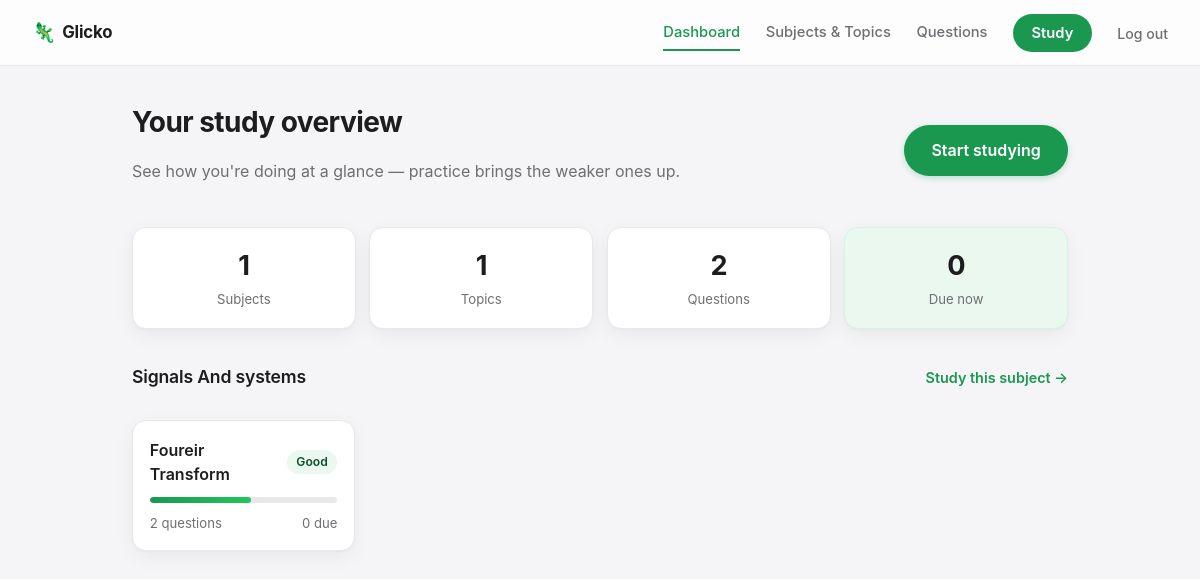
The page / (signed in) on the database its author committed.
### tables this page shows
CREATE TABLE subjects (
    id INTEGER PRIMARY KEY AUTOINCREMENT,
    user_id INTEGER REFERENCES users(id) ON DELETE CASCADE,
    name TEXT NOT NULL,
    UNIQUE(user_id, name)
);

CREATE TABLE topics (
    id INTEGER PRIMARY KEY AUTOINCREMENT,
    subject_id INTEGER NOT NULL REFERENCES subjects(id) ON DELETE CASCADE,
    name TEXT NOT NULL,
    rating REAL NOT NULL DEFAULT 1500,
    rd REAL NOT NULL DEFAULT 350,
    last_update TEXT,
    pending_results TEXT NOT NULL DEFAULT '[]',
    UNIQUE(subject_id, name)
);

### app.py (the view)
@app.route('/')
@login_required
def dashboard():
    uid = session['user_id']
    conn = db.get_db()
    subjects = conn.execute("SELECT * FROM subjects WHERE user_id = ? ORDER BY name", (uid,)).fetchall()
    subject_data = []
    total_topics = total_questions = total_due = 0
    for s in subjects:
        topics = conn.execute("SELECT * FROM topics WHERE subject_id = ? ORDER BY name", (s['id'],)).fetchall()
        topic_rows = []
        for t in topics:
            qcount = conn.execute("SELECT COUNT(*) c FROM questions WHERE topic_id = ?", (t['id'],)).fetchone()['c']
            due = topic_due_count(conn, t['id'])
            total_topics += 1
            total_questions += qcount
            total_due += due
            pct = min(100, max(0, (t['rating'] - 1000) / 10))
            topic_rows.append({'row': t, 'qcount': qcount, 'due': due, 'pct': pct})
        subject_data.append({'row': s, 'topics': topic_rows})
    conn.close()
    return render_template(
        'dashboard.html',
        subject_data=subject_data,
        total_subjects=len(subjects),
        total_topics=total_topics,
        total_questions=total_questions,
        total_due=total_due,
    )

### app.py (called while the page is built)
def topic_due_count(conn, topic_id):
    now_iso = datetime.utcnow().isoformat()
    row = conn.execute(
        "SELECT COUNT(*) c FROM questions WHERE topic_id = ? AND (next_eligible IS NULL OR next_eligible <= ?)",
        (topic_id, now_iso)
    ).fetchone()
    return row['c']

### auth.py (called while the page is built)
def login_required(view):
    @wraps(view)
    def wrapped(*args, **kwargs):
        if not session.get('user_id'):
            return redirect(url_for('login', next=request.path))
        return view(*args, **kwargs)
    return wrapped

### db.py (called while the page is built)
def get_db():
    conn = sqlite3.connect(DB_PATH)
    conn.row_factory = sqlite3.Row
    conn.execute("PRAGMA foreign_keys = ON")
    return conn

### labels.py (called while the page is built)
def rating_label(rating):
    for lo, hi, label, css in TIERS:
        if lo <= rating < hi:
            return label, css
    return "Excellent", "tier-excellent"

### templates/dashboard.html (shortened to what this page needs)
{% extends "base.html" %}
{% block content %}
<div class="hero">
  <div>
    <h1>Your study overview</h1>
    <p class="muted">See how you're doing at a glance — practice brings the weaker ones up.</p>
  </div>
  <a href="{{ url_for('study_setup') }}" class="btn btn-primary btn-lg">Start studying</a>
</div>
<div class="stat-row">
  <div class="stat-card">
    <div class="stat-num">{{ total_subjects }}</div>
    <div class="stat-label">Subjects</div>
  </div>
  <div class="stat-card">
    <div class="stat-num">{{ total_topics }}</div>
    <div class="stat-label">Topics</div>
  </div>
  <div class="stat-card">
    <div class="stat-num">{{ total_questions }}</div>
    <div class="stat-label">Questions</div>
  </div>
  <div class="stat-card highlight">
    <div class="stat-num">{{ total_due }}</div>
    <div class="stat-label">Due now</div>
  </div>
</div>
{% for s in subject_data %}
<section class="subject-block">
  <div class="subject-header">
    <h2>{{ s.row.name }}</h2>
    <a href="{{ url_for('study_quickstart', subject_id=s.row.id) }}" class="link-btn">Study this subject →</a>
  </div>
  {% if not s.topics %}
    <p class="muted small">No topics yet — add one from the Subjects &amp; Topics page.</p>
  {% else %}
  <div class="topic-grid">
    {% for t in s.topics %}
    <div class="topic-card">
      <div class="topic-card-head">
        <span class="topic-name">{{ t.row.name }}</span>
        <span class="rating-pill {{ rating_label(t.row.rating)[1] }}">{{ rating_label(t.row.rating)[0] }}</span>
      </div>
      <div class="rating-bar">
        <div class="rating-bar-fill" style="width: {{ t.pct }}%;"></div>
      </div>
      <div class="topic-card-foot">
        <span>{{ t.qcount }} question{{ 's' if t.qcount != 1 }}</span>
        <span class="{{ 'due-badge' if t.due > 0 }}">{{ t.due }} due</span>
      </div>
    </div>
    {% endfor %}
  </div>
  {% endif %}
</section>
{% endfor %}
{% endblock %}

### static/style.css (style rules this page uses)
:root { --bg: #f5f5f7; --card: #ffffff; --text: #1d1d1f; --muted: #6e6e73; --border: #e8e8ea; --primary: #1a9850; --primary-dark: #147a40; --primary-light: #eaf8ef; --primary-tint: #d7f2e2; --red: #d92d20; --amber: #b45309; --green-deep: #0f5132; --radius-lg: 20px; --radius-md: 14px; --radius-sm: 10px; --shadow-card: 0 1px 2px rgba(0, 0, 0, 0.03), 0 6px 20px rgba(0, 0, 0, 0.05); --shadow-pop: 0 4px 10px rgba(0, 0, 0, 0.06), 0 14px 36px rgba(0, 0, 0, 0.08); }
* { box-sizing: border-box; }
body { margin: 0; font-family: -apple-system, BlinkMacSystemFont, 'SF Pro Text', 'Inter', sans-serif; background: var(--bg); color: var(--text); line-height: 1.5; -webkit-font-smoothing: antialiased; }
h1 { font-size: 1.75rem; font-weight: 700; letter-spacing: -0.02em; margin: 0 0 0.3rem; }
h2 { font-size: 1.1rem; font-weight: 600; letter-spacing: -0.01em; margin: 0 0 1rem; }
.muted { color: var(--muted); }
.hero { display: flex; align-items: center; justify-content: space-between; gap: 1rem; margin-bottom: 1.7rem; flex-wrap: wrap; }
.stat-row { display: grid; grid-template-columns: repeat(4, 1fr); gap: 0.85rem; margin-bottom: 2.2rem; }
.stat-card { background: var(--card); border: 1px solid var(--border); border-radius: var(--radius-md); padding: 1.15rem; text-align: center; box-shadow: var(--shadow-card); }
.stat-card.highlight { background: var(--primary-light); border-color: var(--primary-tint); }
.stat-num { font-size: 1.7rem; font-weight: 700; letter-spacing: -0.02em; }
.stat-label { color: var(--muted); font-size: 0.82rem; margin-top: 0.2rem; }
.subject-block { margin-bottom: 2.2rem; }
.subject-header { display: flex; align-items: baseline; justify-content: space-between; margin-bottom: 0.85rem; }
.link-btn { color: var(--primary); font-weight: 600; font-size: 0.9rem; text-decoration: none; }
.topic-grid { display: grid; grid-template-columns: repeat(auto-fill, minmax(220px, 1fr)); gap: 0.9rem; }
.topic-card { background: var(--card); border: 1px solid var(--border); border-radius: var(--radius-md); padding: 1.05rem; box-shadow: var(--shadow-card); transition: transform 0.15s ease, box-shadow 0.15s ease; }
.topic-card-head { display: flex; justify-content: space-between; align-items: center; margin-bottom: 0.7rem; gap: 0.5rem; }
.topic-name { font-weight: 600; }
.topic-card-foot { display: flex; justify-content: space-between; font-size: 0.82rem; color: var(--muted); }
.rating-bar { height: 6px; background: var(--border); border-radius: 999px; overflow: hidden; margin-bottom: 0.65rem; }
.rating-bar-fill { height: 100%; background: linear-gradient(90deg, var(--primary), #22c55e); border-radius: 999px; transition: width 0.3s ease; }
.rating-pill { font-size: 0.76rem; font-weight: 600; padding: 0.2rem 0.6rem; border-radius: 999px; white-space: nowrap; }
.tier-good { color: var(--green-deep); background: var(--primary-light); }
.btn { display: inline-block; border: none; border-radius: 999px; padding: 0.65rem 1.3rem; font-weight: 600; font-size: 0.94rem; cursor: pointer; text-decoration: none; text-align: center; transition: transform 0.06s ease, background 0.15s ease, box-shadow 0.15s ease; }
.btn-primary { background: var(--primary); color: white; box-shadow: 0 2px 6px rgba(26, 152, 80, 0.25); }
.btn-lg { padding: 0.85rem 1.7rem; font-size: 1rem; }

### rows shown on the page
subjects: row.name "Signals And systems"
topics: row.name "Foureir Transform", rating "Good"

### other values the page prints
{{ total_subjects }} "1"
{{ total_topics }} "1"
{{ total_questions }} "2"
{{ total_due }} "0"
{{ t.qcount }} "2"
{{ 's' if t.qcount != 1 }} "s"
{{ t.due }} "0"
